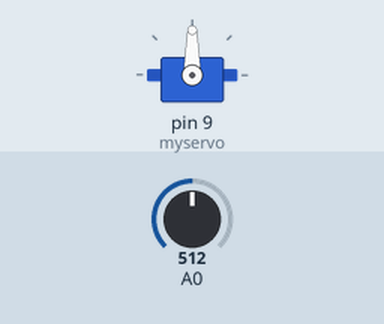
Recording of a sketch running on a simulated Arduino Uno, built with avr-gcc and run on an emulated ATmega328P. Shown: servo. Inputs (shaded band) come from the test bench; at power-on: A0 = 512. What the sketch prints to the serial monitor is not drawn.

Above: at 1.2 s.
1.3 s: A0 set to 716
At 2.5 s:
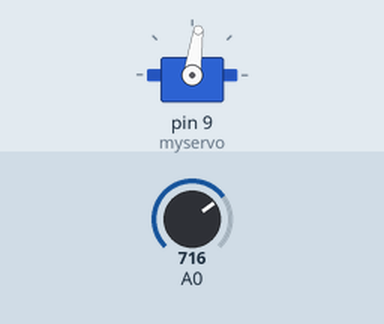
2.8 s: A0 set to 511
At 3.5 s:
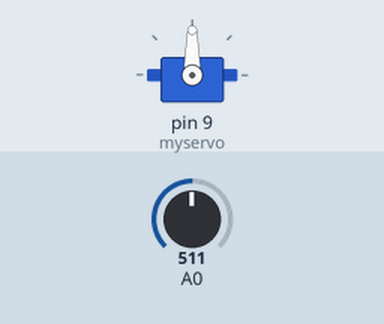
4.3 s: A0 set to 122
At 4.9 s:
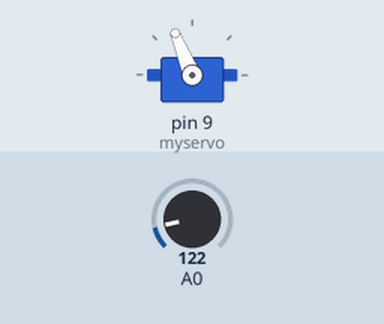
5.8 s: A0 set to 900
At 7.0 s:
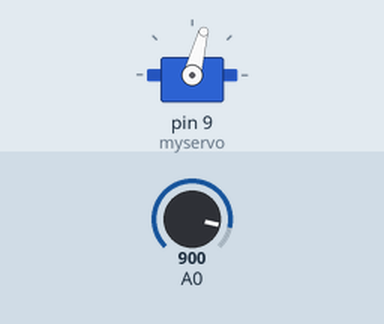
8.0 s: A0 set to 1023
9.5 s: A0 set to 0
At 10.1 s:
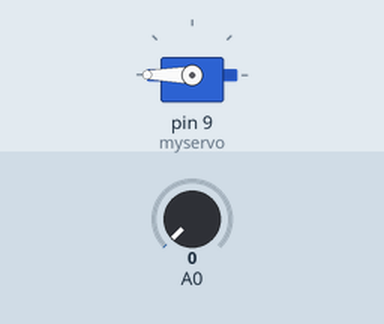
Timing chart, 0 to 12.0 s (numbered marks = the images above; inputs shaded):
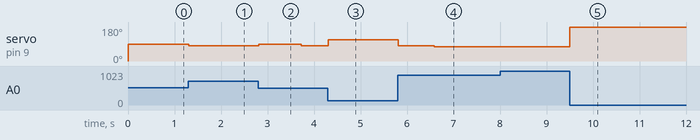

Measured:
- after the input at 1.3 s, servo on pin 9 (myservo): 90° → 82° at once
- after the input at 2.8 s, servo on pin 9 (myservo): 82° → 90° at once, → 82° 0.92 s later
- after the input at 4.3 s, servo on pin 9 (myservo): 82° → 112° at once
- after the input at 5.8 s, servo on pin 9 (myservo): 112° → 82° at once, → 75° 0.77 s later
- after the input at 9.5 s, servo on pin 9 (myservo): 75° → 180° at once

The sketch:

task3.ino
```cpp
#include <Servo.h>

int distance = 0;
float a = 8412.5893;
float b = -80.1786;
float distance_cm = 0;

Servo myservo;

int desiredAngle;

int pid;

double kp = 0.16;
double ki = 0.00005;
double kd = 7;

float prevDistance = 0;
float previousDistanceSum = 0;

void setup() {
  // put your setup code here, to run once:
  Serial.begin(9600);
  myservo.attach(9);
}

void loop() {
  // 215 na srodku
  // 155 - daleko od sensora
  // 500 - blisko sensora
  distance = analogRead(A0);
  prevDistance = distance_cm;
  // przeliczanie na cm i centrowanie
  distance_cm = (a / (distance - b)) - 28.5;
  previousDistanceSum += distance_cm;

  pid = kp * distance_cm + ki * previousDistanceSum + kd * (distance_cm - prevDistance);

  desiredAngle = map(pid, -14.5, 14.5, 0, 210);
  myservo.write(desiredAngle);
  Serial.println(desiredAngle);
}
```
